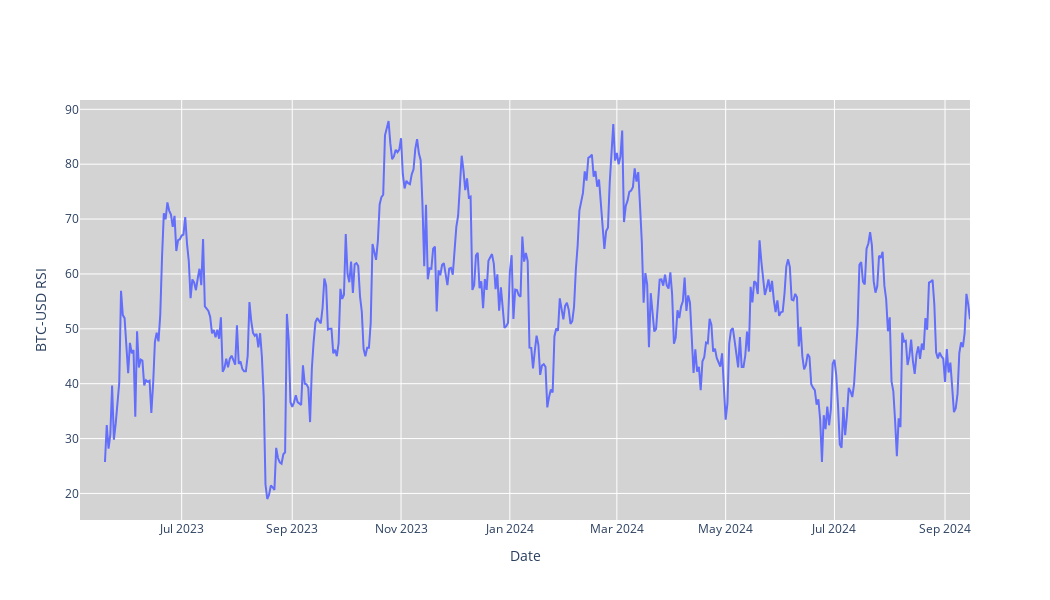

Source (notebook cell):
### Code cell
#RSI
fig = go.Figure(data=[go.Scatter(x=stock_data.index, y=stock_data['RSI'], mode='lines', name='RSI')])
fig.update_layout(
    xaxis_rangeslider_visible=False,
    yaxis_title=f'{ticker} RSI',
    xaxis_title='Date',
    plot_bgcolor='lightgrey',
    width=1050,
    height=600
)
fig.show()
fig.write_image('./images/RSI.png')

### Figure 1 — Plotly figure (JSON) as saved in the notebook; plotly's stock layout.template omitted (floating-point values rounded to 4 significant figures; data arrays with more than 128 entries replaced by an {"elided": "..."} marker saying what was removed)
{"data": [{"mode": "lines", "name": "RSI", "type": "scatter", "x": {"elided": "500 str values"}, "y": {"elided": "500 float values"}}], "layout": {"height": 600, "plot_bgcolor": "lightgrey", "width": 1050, "xaxis": {"rangeslider": {"visible": false}, "title": {"text": "Date"}}, "yaxis": {"title": {"text": "BTC-USD RSI"}}}}
